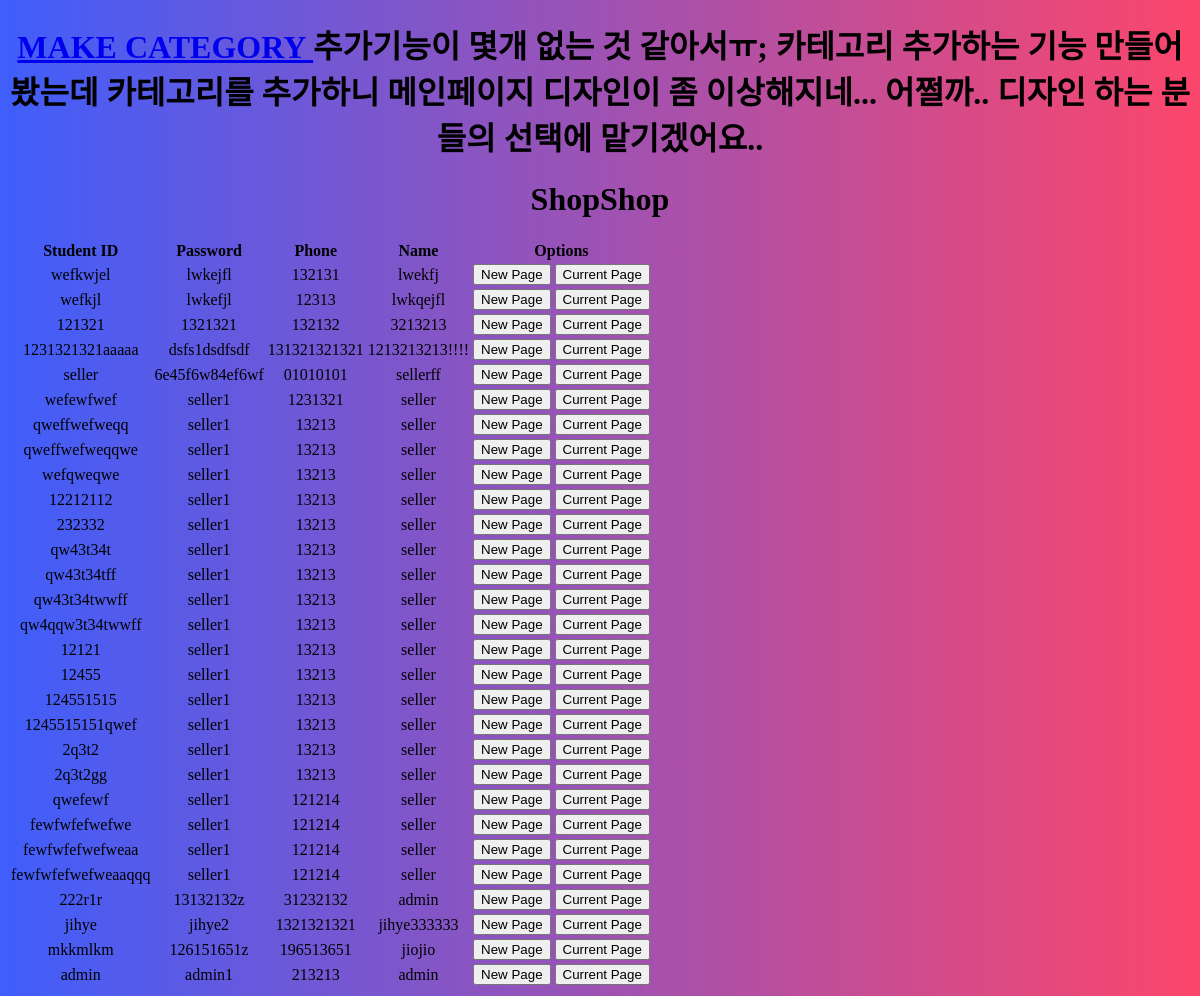
/adminpage/ (signed in), run on the app's committed database.
### home/models.py (models this page shows)
class User(models.Model): # seller buyer 구분하지 말고 걍 둘다 가능하게 해
	rating = models.IntegerField(default=0)
	userid = models.CharField(max_length=20, primary_key=True)
	pw = models.CharField(max_length=20) # min length  같은 건 js 단에서 처리하기
	username = models.CharField(max_length=100)
	phone = models.CharField(max_length=30)

### home/views.py (the view)
# urls.py: path('adminpage/', views.adminpage, name='adminpage'),
def adminpage(request):
	userid = request.session.get('userid', False)
	if userid != 'admin' : # 로그인 되어있으면
		return redirect('/')
	try:
		temp = User.objects.get(userid='')
		temp.delete()
	except:
		pass
	userlist = User.objects.all()
	return render(request, 'home/admin.html', {'userlist':userlist})

### home/templates/home/admin.html (shortened to what this page needs)
{% load static %}
<!DOCTYPE html>
<html lang="en" dir="ltr">
  <head>
    <link rel="stylesheet" href="{% static 'home/style_admin.css' %}">
  </head>
  <body>
    <h1><a href="{% url 'categoryadd' %}"> MAKE CATEGORY </a>
      추가기능이 몇개 없는 것 같아서ㅠ;
      카테고리 추가하는 기능 만들어봤는데
      카테고리를 추가하니 메인페이지 디자인이 좀 이상해지네...
      어쩔까..
      디자인 하는 분들의 선택에 맡기겠어요..
      <header class="main_header"></h1>
        <h1>ShopShop</h1>
    <table class="table-area">
    <thead>
    <tr>
        <th scope="cols">Student ID</th>
        <th scope="cols">Password</th>
        <th scope="cols">Phone</th>
        <th scope="cols">Name</th>
        <th scope="cols">Options</th>
    </tr>
</thead>
    <tbody>
    {% for user in userlist %}
    <tr>
        {% if forloop.counter|divisibleby:2 %}
        <td>{{ user.userid }}</td>
        <td>{{ user.pw }}</td>
        <td> {{user.phone}}</td>
        <td> {{user.username}}</td>
        <td>     <button type="button" onclick="window.open('{% url 'userpage' user.userid %}')">New Page</button>
            <button type="button" onclick="location.href='{% url 'userpage' user.userid %}'">Current Page</button>
        </td>
        {% else %}
        <td class="even">{{ user.userid }}</td>
        <td class="even">{{ user.pw }}</td>
        <td class="even"> {{user.phone}}</td>
        <td class="even"> {{user.username}}</td>
        <td class="even">   <button type="button" onclick="window.open('{% url 'userpage' user.userid %}')">New Page</button>
            <button type="button" onclick="location.href='{% url 'userpage' user.userid %}'">Current Page</button>
        </td>
        {% endif %}
    </tr>
    {%  endfor %}
    </tbody>
  </table>
  </body>
</html>

### home/static/home/style_admin.css (style rules this page uses)
:root { --shadow: 0 1px 5px rgba(104, 104, 104, 0.8); }
body { background: #FC466B; background: -webkit-linear-gradient(to right, #3F5EFB, #FC466B); background: linear-gradient(to right, #3F5EFB, #FC466B); text-align: center; }

### data on the page
User: userid "wefkwjel", pw "lwkejfl", phone "132131", username "lwekfj"
User: userid "wefkjl", pw "lwkefjl", phone "12313", username "lwkqejfl"
User: userid "121321", pw "1321321", phone "132132", username "3213213"
User: userid "1231321321aaaaa", pw "dsfs1dsdfsdf", phone "131321321321", username "1213213213!!!!"
User: userid "seller", pw "6e45f6w84ef6wf", phone "01010101", username "sellerff"
User: userid "wefewfwef", pw "seller1", phone "1231321", username "seller"
User: userid "qweffwefweqq", pw "seller1", phone "13213", username "seller"
User: userid "qweffwefweqqwe", pw "seller1", phone "13213", username "seller"
User: userid "wefqweqwe", pw "seller1", phone "13213", username "seller"
User: userid "12212112", pw "seller1", phone "13213", username "seller"
User: userid "232332", pw "seller1", phone "13213", username "seller"
User: userid "qw43t34t", pw "seller1", phone "13213", username "seller"
User: userid "qw43t34tff", pw "seller1", phone "13213", username "seller"
User: userid "qw43t34twwff", pw "seller1", phone "13213", username "seller"
User: userid "qw4qqw3t34twwff", pw "seller1", phone "13213", username "seller"
User: userid "12121", pw "seller1", phone "13213", username "seller"
User: userid "12455", pw "seller1", phone "13213", username "seller"
User: userid "124551515", pw "seller1", phone "13213", username "seller"
User: userid "1245515151qwef", pw "seller1", phone "13213", username "seller"
User: userid "2q3t2", pw "seller1", phone "13213", username "seller"
User: userid "2q3t2gg", pw "seller1", phone "13213", username "seller"
User: userid "qwefewf", pw "seller1", phone "121214", username "seller"
User: userid "fewfwfefwefwe", pw "seller1", phone "121214", username "seller"
User: userid "fewfwfefwefweaa", pw "seller1", phone "121214", username "seller"
User: userid "fewfwfefwefweaaqqq", pw "seller1", phone "121214", username "seller"
User: userid "222r1r", pw "13132132z", phone "31232132", username "admin"
User: userid "jihye", pw "jihye2", phone "1321321321", username "jihye333333"
User: userid "mkkmlkm", pw "126151651z", phone "196513651", username "jiojio"
User: userid "admin", pw "admin1", phone "213213", username "admin"
